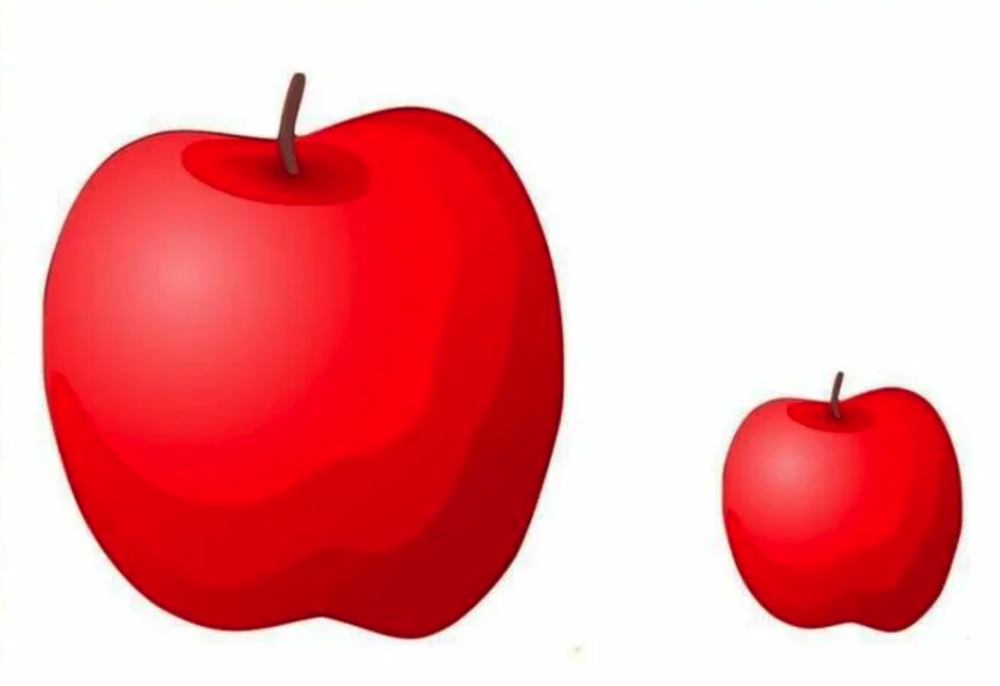
#> input picture original_pics/apples.png, 1000 x 686 px, shrunk from 1346 x 924 before the run, given in place of the camera
$ python lab_2_task_2.py
#> lines starting #> are read from the running program, lines starting #| are printed output that depends on the picture; after the words box and inside, x2 and y2 are one past the last pixel; in counts of white or black regions, pixels touching at a corner belong together
import cv2
import numpy as np

def rgb_to_hsv(r, g, b):
    rgb = np.uint8([[[r, g, b]]])
    hsv = cv2.cvtColor(rgb, cv2.COLOR_BGR2HSV)
    return hsv[0][0]

color1_rgb = (56, 39, 72)
color2_rgb = (80, 57, 50)

color1_hsv = rgb_to_hsv(*color1_rgb)
color2_hsv = rgb_to_hsv(*color2_rgb)

print(f"Color 1 HSV: {color1_hsv}")
print(f"Color 2 HSV: {color2_hsv}")

cap = cv2.VideoCapture(0)

if not cap.isOpened():
    print("Ошибка при открытии камеры!")
    exit()

while cap.isOpened():
    ret, frame = cap.read()
#> frame is the input picture: shape (686, 1000, 3); mean B, G, R 161, 157.4, 240.4
    if not ret:
        break

    hsv = cv2.cvtColor(frame, cv2.COLOR_BGR2HSV)
#> hsv: shape (686, 1000, 3); mean H, S, V 75.1, 96.5, 240.6


    lower_color1 = np.array([color1_hsv[0]-20, 50, 50])
    upper_color1 = np.array([color1_hsv[0]+20, 255, 255])

    lower_color2 = np.array([color2_hsv[0]-20, 50, 50])
    upper_color2 = np.array([color2_hsv[0]+20, 255, 255])
    mask1 = cv2.inRange(hsv, lower_color1, upper_color1)
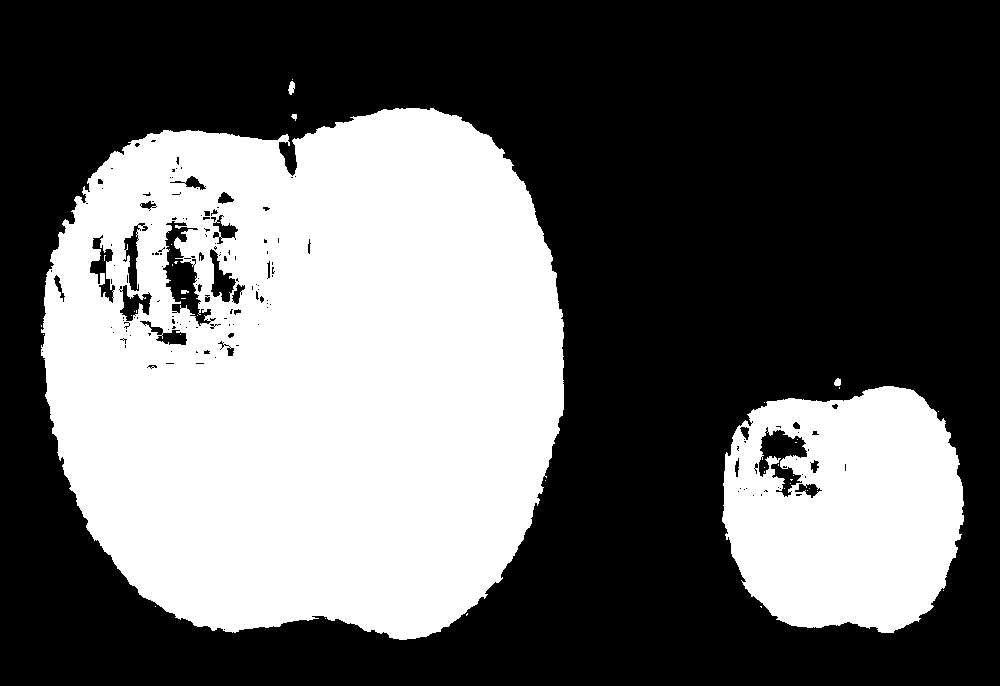
#> mask1: shape (686, 1000); 39.2% white; 39 white regions (33 under 20 px)
    mask2 = cv2.inRange(hsv, lower_color2, upper_color2)
#> mask2: shape (686, 1000); every value is 0

    mask = cv2.bitwise_or(mask1, mask2)

    mask = cv2.GaussianBlur(mask, (5, 5), 0)

    kernel = np.ones((5, 5), np.uint8)
    mask = cv2.morphologyEx(mask, cv2.MORPH_CLOSE, kernel)

    contours, _ = cv2.findContours(mask, cv2.RETR_EXTERNAL, cv2.CHAIN_APPROX_SIMPLE)
#> contours = 5 contours; box (x1, y1, x2, y2) and area: (39, 106, 566, 642) 232966, (720, 384, 966, 635) 50394, (286, 77, 297, 97) 152, (832, 376, 843, 391) 114, (289, 112, 299, 123) 78

    if contours:
        largest_contour = max(contours, key=cv2.contourArea)
#> largest_contour = contour of 683 points, box (x1, y1, x2, y2) (39, 106, 566, 642), area 232966

        M = cv2.moments(largest_contour)
#> M = moments, m00 232966.5, centre m10/m00, m01/m00 = (306.8, 370.2)
        if M['m00'] != 0:
            cx = int(M['m10'] / M['m00'])
#> cx = 306
            cy = int(M['m01'] / M['m00'])
#> cy = 370

            cv2.circle(frame, (cx, cy), 10, (0, 255, 0), -1)
            cv2.putText(frame, f'({cx}, {cy})', (cx + 10, cy - 10),
                        cv2.FONT_HERSHEY_SIMPLEX, 0.5, (0, 255, 0), 2)

        cv2.drawContours(frame, [largest_contour], -1, (0, 255, 0), 2)
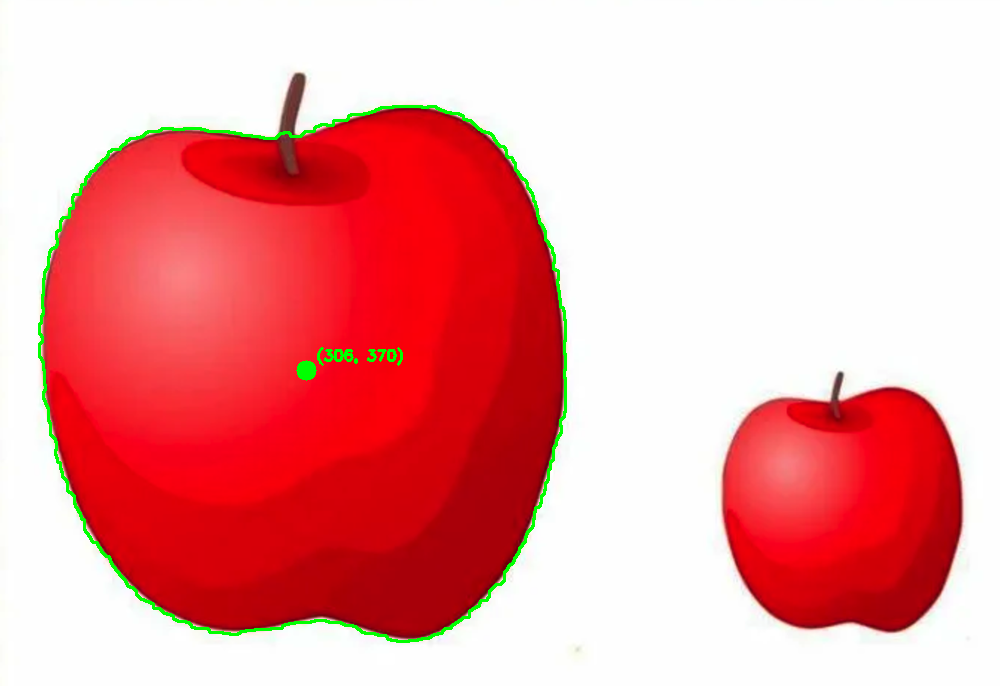
#> frame: shape (686, 1000, 3); mean B, G, R 159.3, 158.4, 238
    else:
        cv2.putText(frame, 'Object not found', (10, 50), cv2.FONT_HERSHEY_SIMPLEX, 1, (0, 0, 255), 2)

    cv2.imshow('Object Detection', frame)

    if cv2.waitKey(1) & 0xFF == ord('q'):
#> (key q is pressed here)
        break

cap.release()
cv2.destroyAllWindows()

$ run again, on original_pics/circles.png
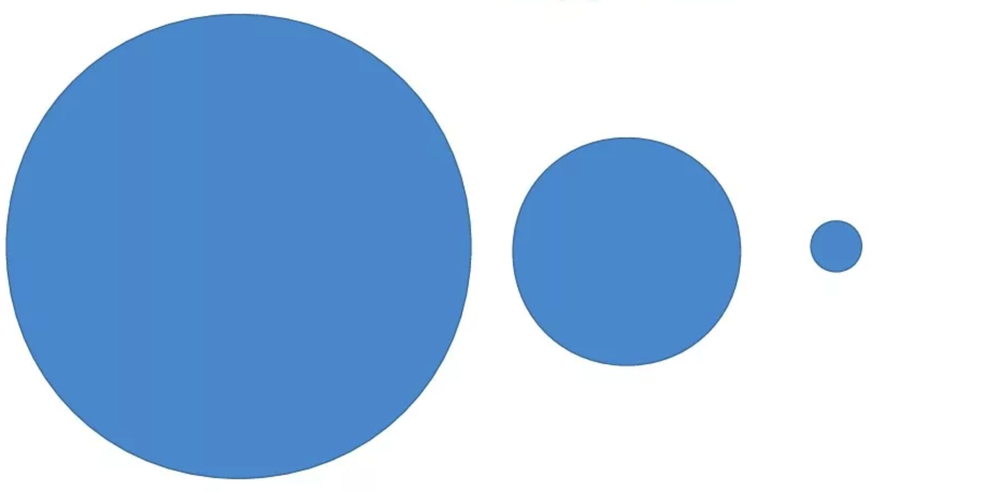
#> input picture original_pics/circles.png, 1000 x 492 px, shrunk from 1860 x 916 before the run, given in place of the camera
#> frame is the input picture: shape (492, 1000, 3); mean B, G, R 231.7, 202.2, 175.7
#> hsv: shape (492, 1000, 3); mean H, S, V 50, 70.7, 231.7
#> mask1: shape (492, 1000); every value is 0
#> `mask2 = cv2.inRange(hsv, lower_color2, upper_color2)`:
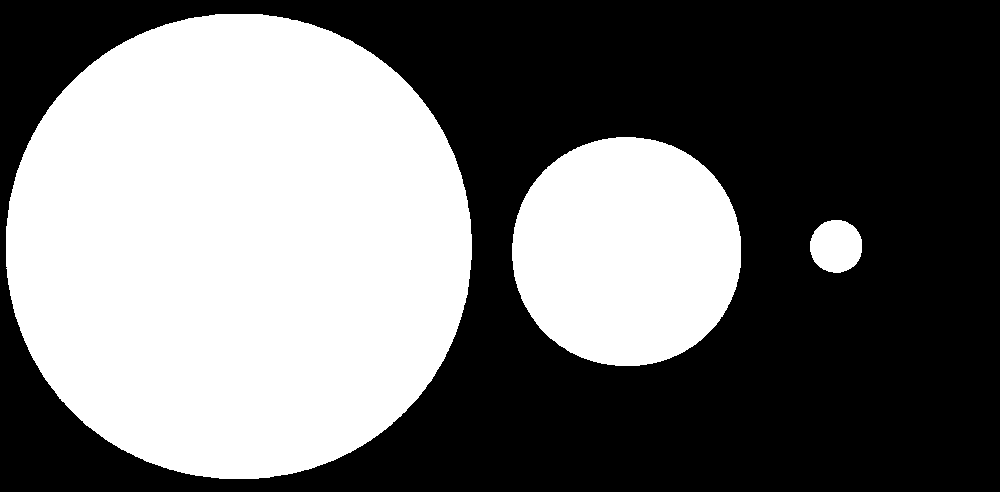
#> mask2: shape (492, 1000); 43.8% white; 3 white regions
#> contours = 3 contours; box (x1, y1, x2, y2) and area: (4, 12, 474, 481) 174930, (510, 135, 743, 368) 43139, (808, 218, 864, 275) 2546
#> largest_contour = contour of 655 points, box (x1, y1, x2, y2) (4, 12, 474, 481), area 174930
#> M = moments, m00 174930.5, centre m10/m00, m01/m00 = (238.2, 245.9)
#> cx = 238
#> cy = 245
#> `cv2.drawContours(frame, [largest_contour], -1, (0, 255, 0), 2)`:
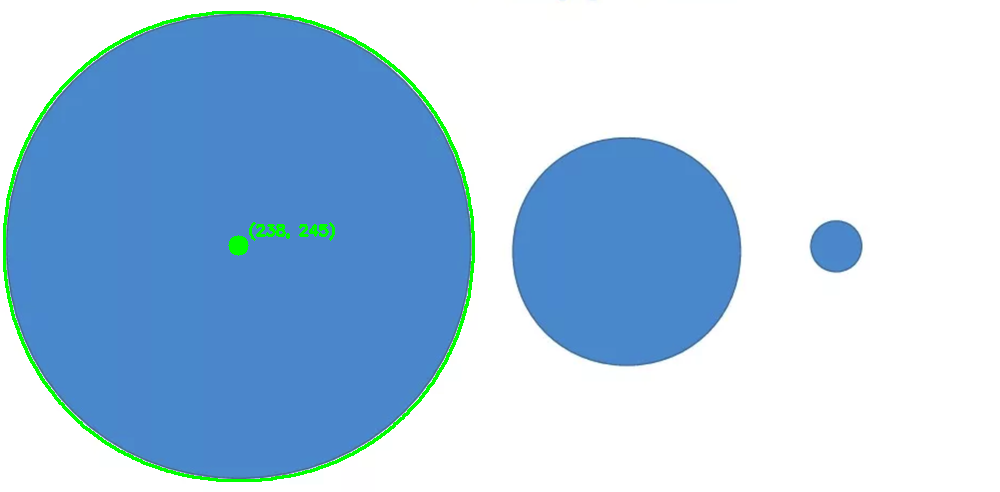
#> frame: shape (492, 1000, 3); mean B, G, R 228.7, 202.5, 173

$ run again, on original_pics/pic.png
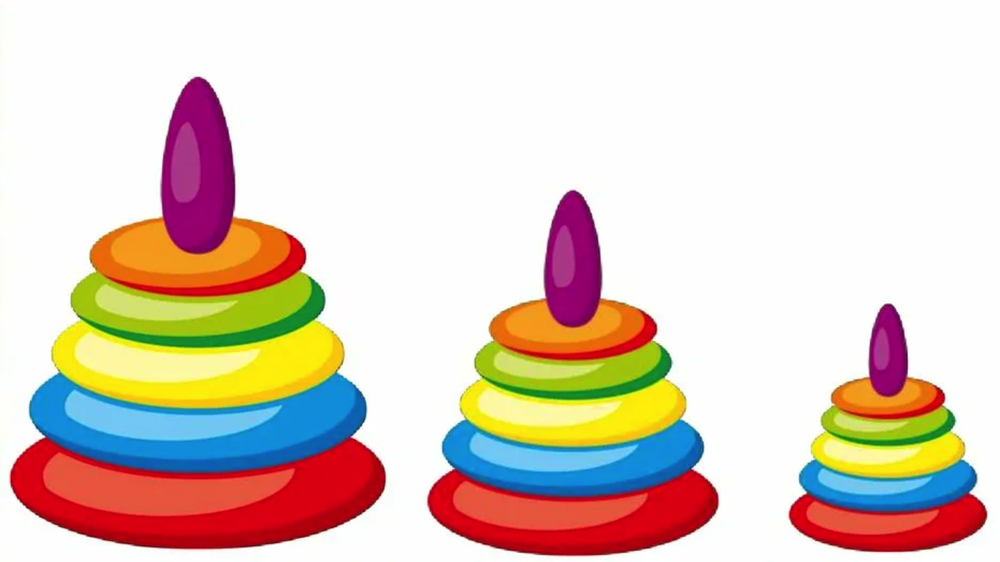
#> input picture original_pics/pic.png, 1000 x 562 px, shrunk from 1862 x 1046 before the run, given in place of the camera
#> frame is the input picture: shape (562, 1000, 3); mean B, G, R 194.6, 206.1, 223.8
#> hsv: shape (562, 1000, 3); mean H, S, V 33.8, 73.9, 237.9
#> `mask1 = cv2.inRange(hsv, lower_color1, upper_color1)`:
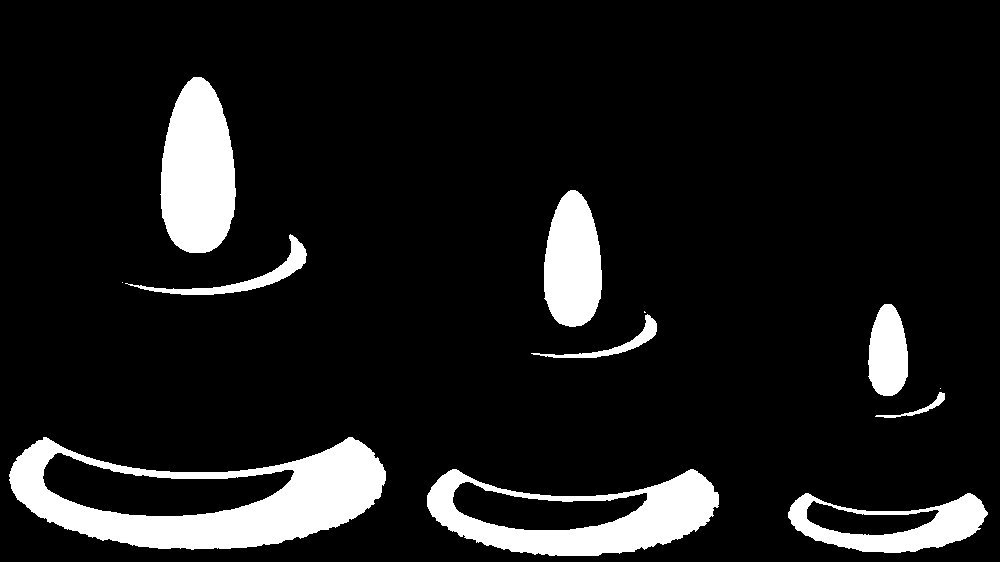
#> mask1: shape (562, 1000); 10.4% white; 12 white regions (3 under 20 px), largest, box (x1, y1, x2, y2) and area: (9, 437, 386, 550) 19312, (427, 469, 719, 556) 11538, (160, 77, 236, 253) 10345
#> mask2: shape (562, 1000); 6.9% white; 3 white regions, box (x1, y1, x2, y2) and area: (29, 373, 367, 472) 20857, (441, 420, 704, 496) 12394, (798, 459, 978, 511) 5599
#> contours = 9 contours; largest, box (x1, y1, x2, y2) and area: (7, 371, 388, 552) 50942, (425, 418, 721, 558) 30810, (786, 457, 990, 555) 14493, (158, 75, 238, 255) 11166, (542, 188, 604, 329) 6866
#> largest_contour = contour of 407 points, box (x1, y1, x2, y2) (7, 371, 388, 552), area 50942
#> M = moments, m00 50941.5, centre m10/m00, m01/m00 = (197.4, 467.3)
#> cx = 197
#> cy = 467
#> `cv2.drawContours(frame, [largest_contour], -1, (0, 255, 0), 2)`:
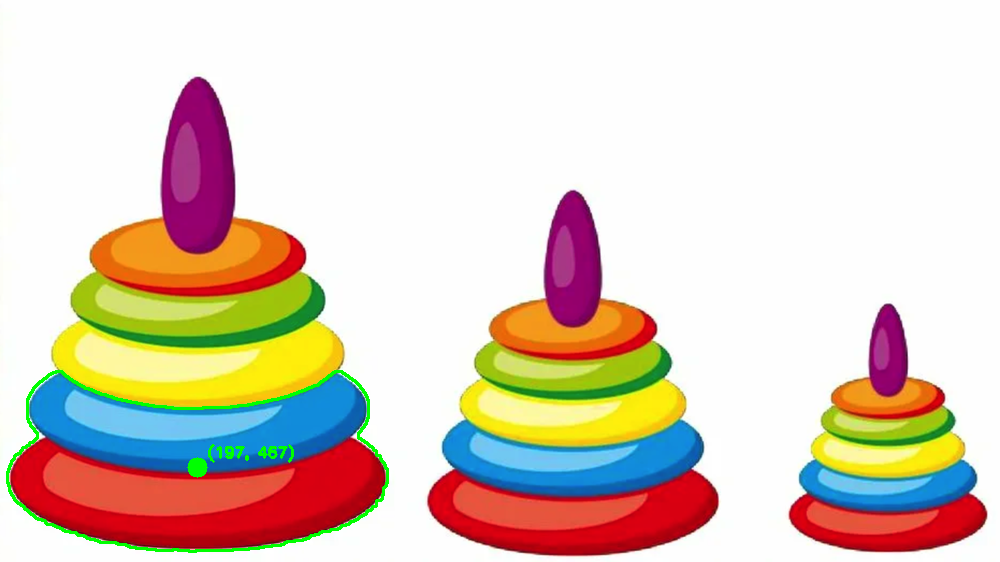
#> frame: shape (562, 1000, 3); mean B, G, R 193.2, 206.6, 222.5
